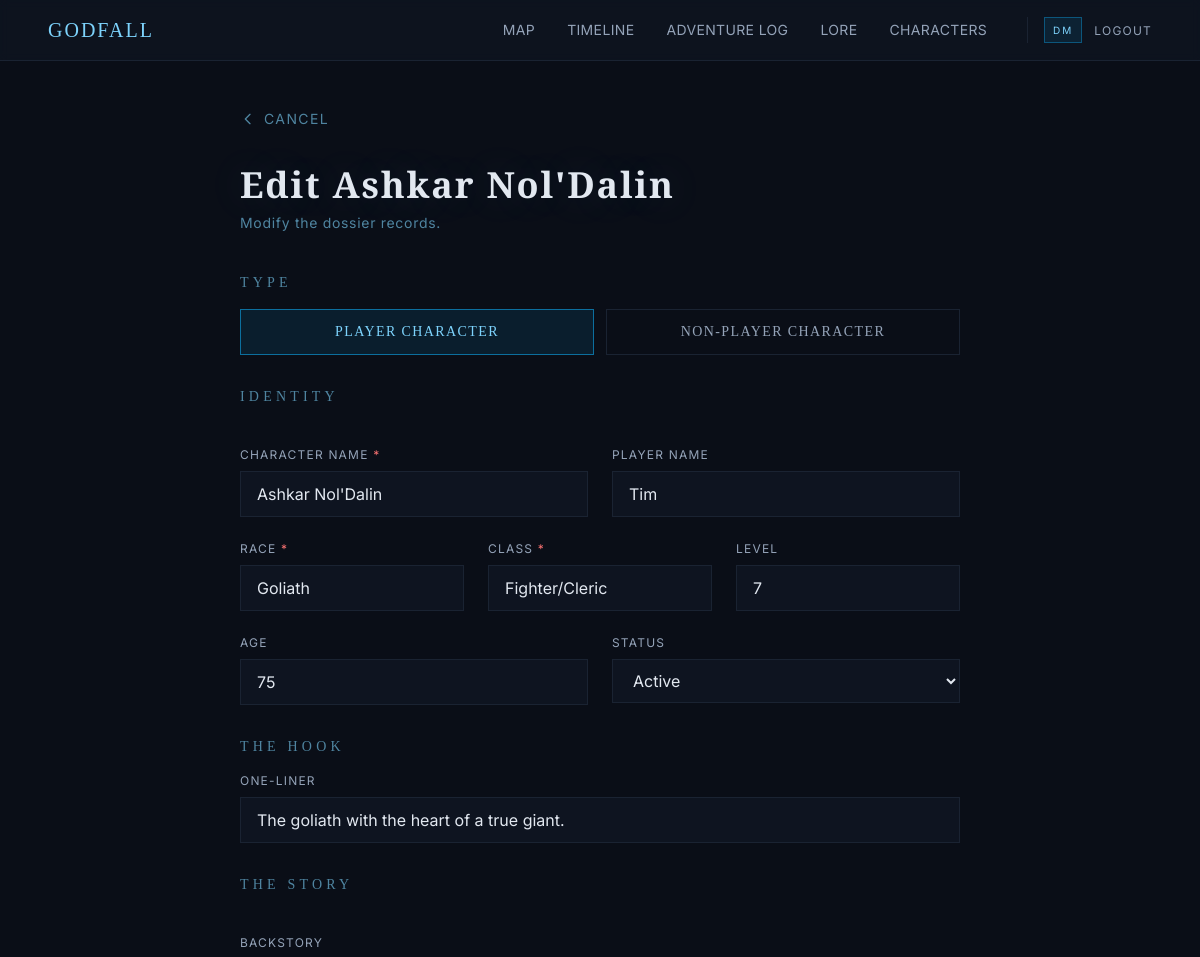
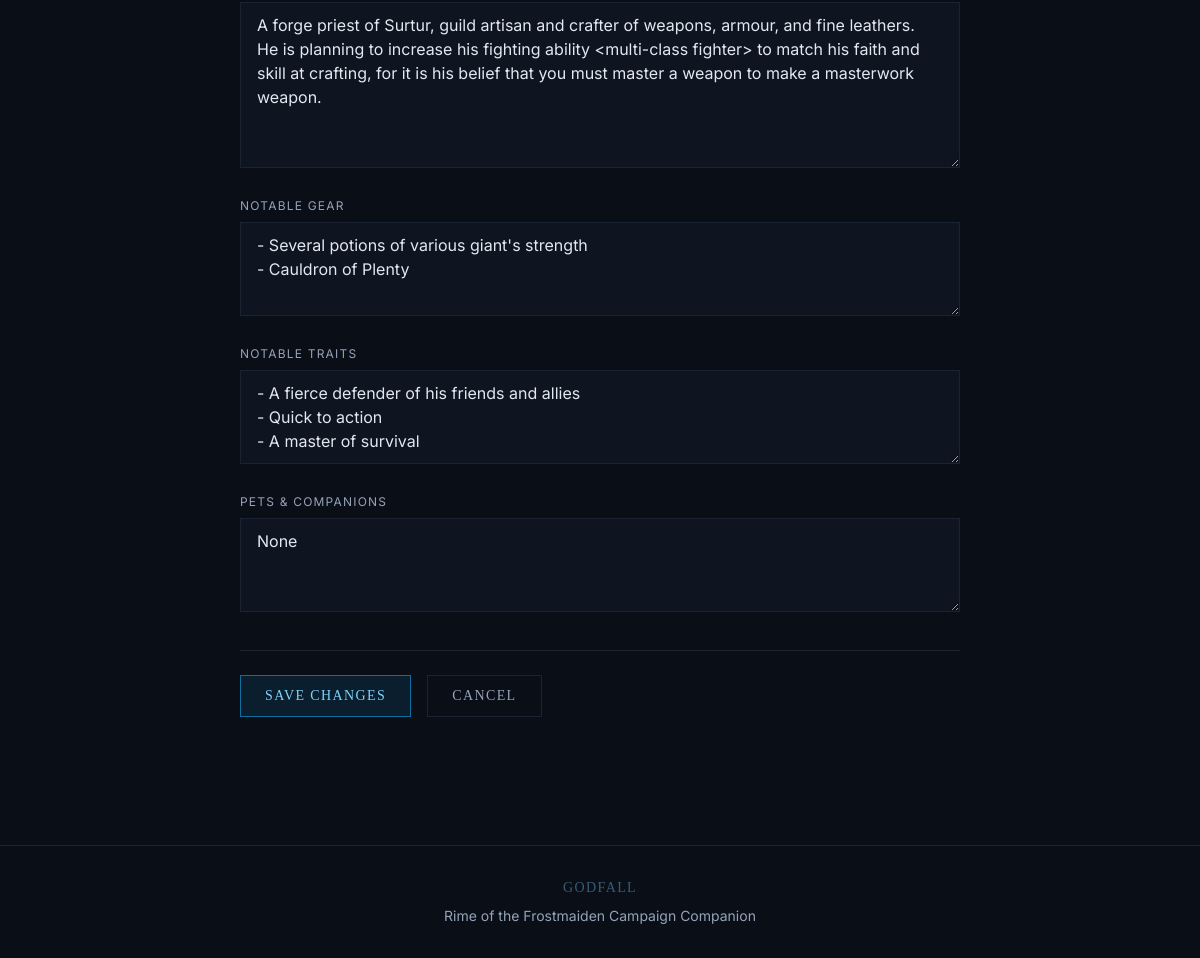
Page /characters/6/edit (signed in) on the committed database (2 pictures, top to bottom).
### app/models.py (models this page shows, shortened)
class Character(Base):
    __tablename__ = "characters"
    id = Column(Integer, primary_key=True, index=True)
    name = Column(String(100), nullable=False)
    player_name = Column(String(100), nullable=True)
    character_type = Column(String(20), default="player", nullable=False)
    importance = Column(String(20), default="major", nullable=True)
    race = Column(String(50), nullable=False)
    character_class = Column(String(50), nullable=False)
    level = Column(Integer, default=1)
    age = Column(String(30))
    one_liner = Column(String(255))
    backstory = Column(Text)
    top_magic_items = Column(Text)
    notable_traits = Column(Text)
    pets_companions = Column(Text)
    status = Column(String(20), default="Active")
    created_at = Column(DateTime, default=utc_now)
    updated_at = Column(DateTime, default=utc_now, onupdate=utc_now)
    images = relationship(
        "CharacterImage", back_populates="character", cascade="all, delete-orphan"
    )
    lore_links = relationship(
        "LoreCharacter",
        back_populates="character"
    )

### app/routes/characters.py (the view)
@router.get("/{id}/edit")
async def character_edit_form(
    request: Request,
    id: int,
    db: Session = Depends(get_db),
    _dm: User = Depends(require_dm),
):
    character = db.query(Character).filter(Character.id == id).first()
    if not character:
        return HTMLResponse(content="<h1>Character not found</h1>", status_code=404)
    return templates.TemplateResponse(
        "characters/form.html",
        {
            "request": request,
            "title": f"Edit {character.name} — Godfall",
            "character": character,
            "editing": True,
        },
    )

### app/templates/characters/form.html (shortened to what this page needs)
{% extends "base.html" %}
{% block content %}
<section class="max-w-3xl mx-auto px-6 py-12">
  <div class="mb-8">
    {% if editing %}
    <a href="/characters/{{ character.id }}"
      class="text-ice-300/60 hover:text-ice-300 text-sm tracking-widest uppercase transition-colors inline-flex items-center gap-2">
      <svg xmlns="http://www.w3.org/2000/svg" class="h-4 w-4" fill="none" viewBox="0 0 24 24" stroke="currentColor">
        <path stroke-linecap="round" stroke-linejoin="round" stroke-width="2" d="M15 19l-7-7 7-7" />
      </svg>
      Cancel
    </a>
    {% endif %}
  </div>
  <h1 class="font-display text-3xl md:text-4xl font-black tracking-wider text-silver-200 frost-glow mb-2">
    {% if editing %}
    Edit {{ character.name }}
    {% else %}
    New Dossier
    {% endif %}
  </h1>
  <p class="text-ice-300/60 text-sm tracking-wider mb-10">
    {% if editing %}
    Modify the dossier records.
    {% else %}
    Open a new file in the archive.
    {% endif %}
  </p>
  <form action="{% if editing %}/characters/{{ character.id }}/edit{% else %}/characters/new{% endif %}" method="POST"
    class="space-y-8">
    <fieldset>
      <legend class="font-display text-sm tracking-[0.3em] uppercase text-ice-300/60 mb-4">Type</legend>
      <div class="grid grid-cols-2 gap-3">
        <label
          class="character-type-option flex items-center justify-center gap-2 px-4 py-3 border cursor-pointer transition-colors">
          <span class="font-display text-sm tracking-widest uppercase">Player Character</span>
        </label>
        <label
          class="character-type-option flex items-center justify-center gap-2 px-4 py-3 border cursor-pointer transition-colors">
          <span class="font-display text-sm tracking-widest uppercase">Non-Player Character</span>
        </label>
      </div>
    </fieldset>
    <fieldset class="space-y-6">
      <legend class="font-display text-sm tracking-[0.3em] uppercase text-ice-300/60 mb-4">Identity</legend>
      <div class="grid grid-cols-1 md:grid-cols-2 gap-6">
        <div>
          <label for="name" class="block text-xs tracking-widest uppercase text-silver-400 mb-2">
            Character Name <span class="text-red-400">*</span>
          </label>
          <input type="text" id="name" name="name" required
            value="{% if editing %}{{ character.name | default('') }}{% endif %}"
            class="w-full px-4 py-2.5 bg-frost-800/60 border border-frost-700 text-silver-200 placeholder:text-silver-400/40 focus:border-ice-500/60 focus:outline-none transition-colors">
        </div>
        <div id="player-name-field">
          <label for="player_name" class="block text-xs tracking-widest uppercase text-silver-400 mb-2">
            Player Name
          </label>
          <input type="text" id="player_name" name="player_name"
            value="{% if editing %}{{ character.player_name | default('') }}{% endif %}"
            placeholder="The real human behind this character"
            class="w-full px-4 py-2.5 bg-frost-800/60 border border-frost-700 text-silver-200 placeholder:text-silver-400/40 focus:border-ice-500/60 focus:outline-none transition-colors">
        </div>
      </div>
      <div class="grid grid-cols-1 md:grid-cols-3 gap-6">
        <div>
          <label for="race" class="block text-xs tracking-widest uppercase text-silver-400 mb-2">
            Race <span class="text-red-400">*</span>
          </label>
          <input type="text" id="race" name="race" required
            value="{% if editing %}{{ character.race | default('') }}{% endif %}" placeholder="Tiefling, Half-Elf, etc."
            class="w-full px-4 py-2.5 bg-frost-800/60 border border-frost-700 text-silver-200 placeholder:text-silver-400/40 focus:border-ice-500/60 focus:outline-none transition-colors">
        </div>
        <div>
          <label for="character_class" class="block text-xs tracking-widest uppercase text-silver-400 mb-2">
            Class <span class="text-red-400">*</span>
          </label>
          <input type="text" id="character_class" name="character_class" required
            value="{% if editing %}{{ character.character_class | default('') }}{% endif %}"
            placeholder="Warlock, Barbarian, etc."
            class="w-full px-4 py-2.5 bg-frost-800/60 border border-frost-700 text-silver-200 placeholder:text-silver-400/40 focus:border-ice-500/60 focus:outline-none transition-colors">
        </div>
        <div>
          <label for="level" class="block text-xs tracking-widest uppercase text-silver-400 mb-2">
            Level
          </label>
          <input type="number" id="level" name="level" min="1" max="20"
            value="{% if editing %}{{ character.level | default(1) }}{% else %}1{% endif %}"
            class="w-full px-4 py-2.5 bg-frost-800/60 border border-frost-700 text-silver-200 focus:border-ice-500/60 focus:outline-none transition-colors">
        </div>
      </div>
      <div class="grid grid-cols-1 md:grid-cols-2 gap-6">
        <div>
          <label for="age" class="block text-xs tracking-widest uppercase text-silver-400 mb-2">
            Age
          </label>
          <input type="text" id="age" name="age" value="{% if editing %}{{ character.age | default('') }}{% endif %}"
            placeholder="142, ageless, unknown..."
            class="w-full px-4 py-2.5 bg-frost-800/60 border border-frost-700 text-silver-200 placeholder:text-silver-400/40 focus:border-ice-500/60 focus:outline-none transition-colors">
        </div>
        <div>
          <label for="status" class="block text-xs tracking-widest uppercase text-silver-400 mb-2">
            Status
          </label>
          <select id="status" name="status"
            class="w-full px-4 py-2.5 bg-frost-800/60 border border-frost-700 text-silver-200 focus:border-ice-500/60 focus:outline-none transition-colors">
            <option value="Active" {% if editing and character.status=="Active" %}selected{% endif %}>Active</option>
          </select>
        </div>
      </div>
    </fieldset>
    <fieldset>
      <legend class="font-display text-sm tracking-[0.3em] uppercase text-ice-300/60 mb-4">The Hook</legend>
      <div>
        <label for="one_liner" class="block text-xs tracking-widest uppercase text-silver-400 mb-2">
          One-Liner
        </label>
        <input type="text" id="one_liner" name="one_liner" maxlength="255"
          value="{% if editing %}{{ character.one_liner | default('') }}{% endif %}"
          placeholder="A single sentence that captures who they are."
          class="w-full px-4 py-2.5 bg-frost-800/60 border border-frost-700 text-silver-200 placeholder:text-silver-400/40 focus:border-ice-500/60 focus:outline-none transition-colors">
      </div>
    </fieldset>
    <fieldset class="space-y-6">
      <legend class="font-display text-sm tracking-[0.3em] uppercase text-ice-300/60 mb-4">The Story</legend>
      <div>
        <label for="backstory" class="block text-xs tracking-widest uppercase text-silver-400 mb-2">
          Backstory
        </label>
        <textarea id="backstory" name="backstory" rows="6"
          placeholder="Where they come from, what shaped them, what drives them..."
          class="w-full px-4 py-2.5 bg-frost-800/60 border border-frost-700 text-silver-200 placeholder:text-silver-400/40 focus:border-ice-500/60 focus:outline-none transition-colors resize-y">{% if editing %}{{ character.backstory | default('') }}{% endif %}</textarea>
      </div>
      <div>
        <label for="top_magic_items" class="block text-xs tracking-widest uppercase text-silver-400 mb-2">
          Notable Gear
        </label>
        <textarea id="top_magic_items" name="top_magic_items" rows="3"
          placeholder="Top magic items, signature weapons, treasured trinkets..."
          class="w-full px-4 py-2.5 bg-frost-800/60 border border-frost-700 text-silver-200 placeholder:text-silver-400/40 focus:border-ice-500/60 focus:outline-none transition-colors resize-y">{% if editing %}{{ character.top_magic_items | default('') }}{% endif %}</textarea>
      </div>
      <div>
        <label for="notable_traits" class="block text-xs tracking-widest uppercase text-silver-400 mb-2">
          Notable Traits
        </label>
        <textarea id="notable_traits" name="notable_traits" rows="3"
          placeholder="Quirks, habits, defining personality moments..."
          class="w-full px-4 py-2.5 bg-frost-800/60 border border-frost-700 text-silver-200 placeholder:text-silver-400/40 focus:border-ice-500/60 focus:outline-none transition-colors resize-y">{% if editing %}{{ character.notable_traits | default('') }}{% endif %}</textarea>
      </div>
      <div>
        <label for="pets_companions" class="block text-xs tracking-widest uppercase text-silver-400 mb-2">
          Pets &amp; Companions
        </label>
        <textarea id="pets_companions" name="pets_companions" rows="3"
          placeholder="Familiars, animal companions, summoned allies..."
          class="w-full px-4 py-2.5 bg-frost-800/60 border border-frost-700 text-silver-200 placeholder:text-silver-400/40 focus:border-ice-500/60 focus:outline-none transition-colors resize-y">{% if editing %}{{ character.pets_companions | default('') }}{% endif %}</textarea>
      </div>
    </fieldset>
    <div class="flex items-center gap-4 pt-6 border-t border-frost-700">
      <button type="submit"
        class="px-6 py-2.5 border border-ice-500/60 bg-ice-500/10 text-ice-300 hover:bg-ice-500/20 hover:border-ice-300 font-display text-sm tracking-widest uppercase transition-colors">
        {% if editing %}Save Changes{% else %}Create Dossier{% endif %}
      </button>
      <a href="{% if editing %}/characters/{{ character.id }}{% else %}/characters{% endif %}"
        class="px-6 py-2.5 border border-frost-700 text-silver-400 hover:text-ice-300 hover:border-ice-500/40 font-display text-sm tracking-widest uppercase transition-colors">
        Cancel
      </a>
    </div>
  </form>
</section>
{% endblock %}

### app/static/css/custom.css (style rules this page uses)
.frost-glow { text-shadow: 0 0 40px rgba(125, 211, 252, 0.15), 0 0 80px rgba(125, 211, 252, 0.05); }

### rows in the picture
Character: name "Ashkar Nol'Dalin", player_name "Tim", race "Goliath", character_class "Fighter/Cleric", level "7", age "75", status "Active", one_liner "The goliath with the heart of a true giant.", backstory "A forge priest of Surtur, guild artisan and crafter of weapons, armour, and fine leathers. He is planning to increase his fighting ability <multi-class fighter> to match his faith and skill at crafting, for it is his belief that you must master a weapon to make a masterwork weapon.", top_magic_items "- Several potions of various giant's strength - Cauldron of Plenty", notable_traits "- A fierce defender of his friends and allies - Quick to action - A master of survival", pets_companions "None"
